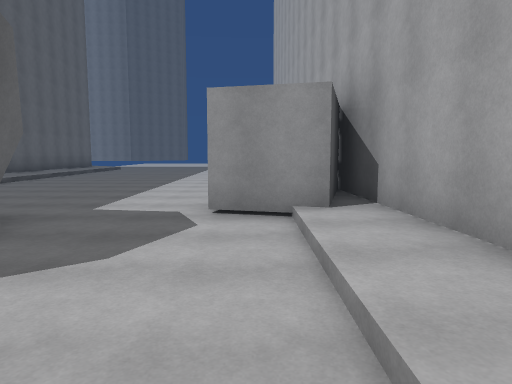
[1] (above)

14 first-person views from a walk through a scene from a Unity 3-D project. The camera is 1.5 m above the floor, tilts 6° down and sees 70° across. The floor is counted in squares, 2 m on a side. Each view is taken from the middle of a square. On the plan, view 1 faces up. The plan holds only what a view shows up to about 11 squares ahead; the rest is blank. The place goes on beyond the plan. The player character is not drawn.

[2]
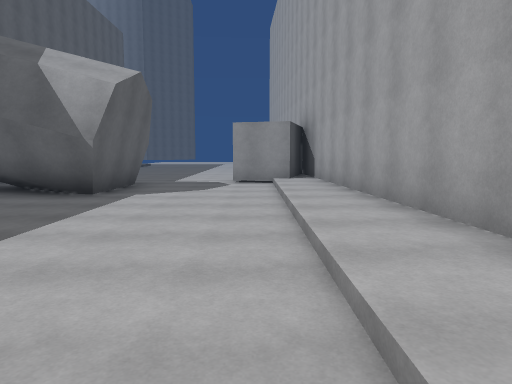

[3]
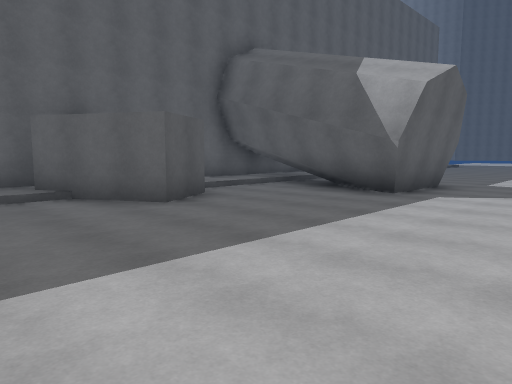

[4]
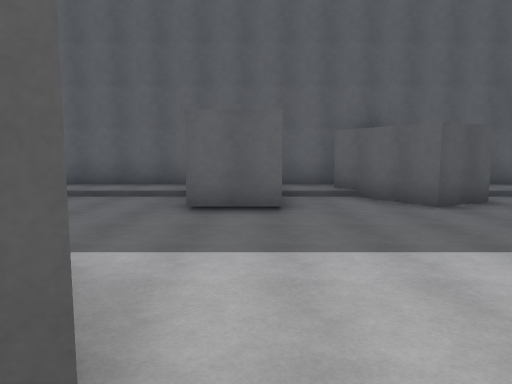

[5]
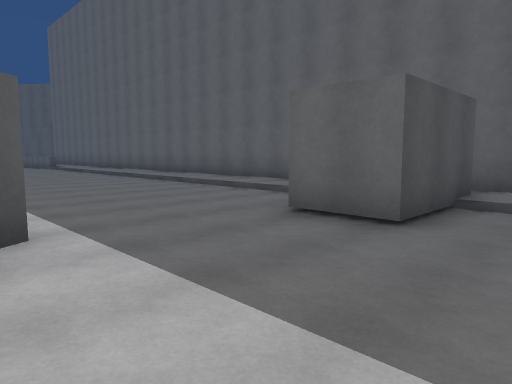

[6]
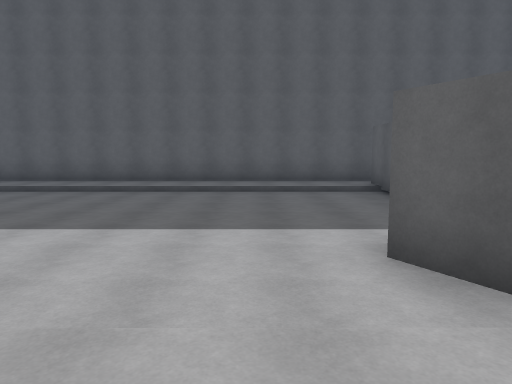

[7]
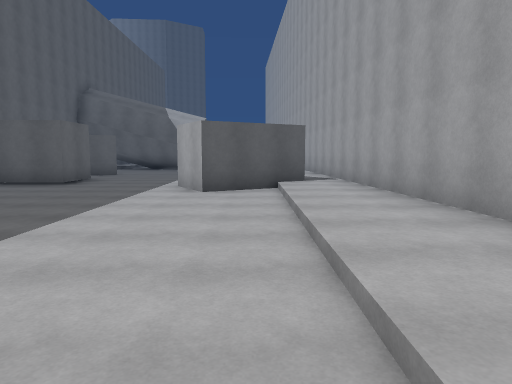

[8]
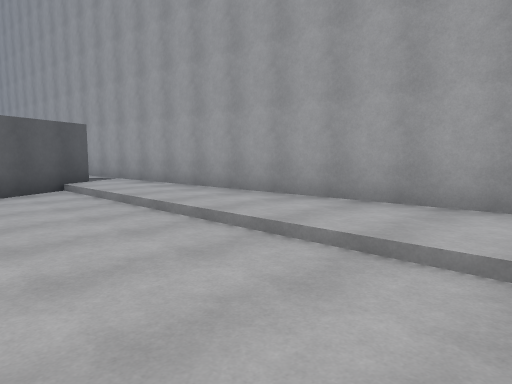

[9]
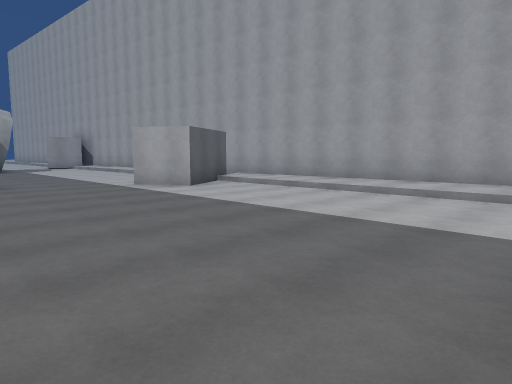

[10]
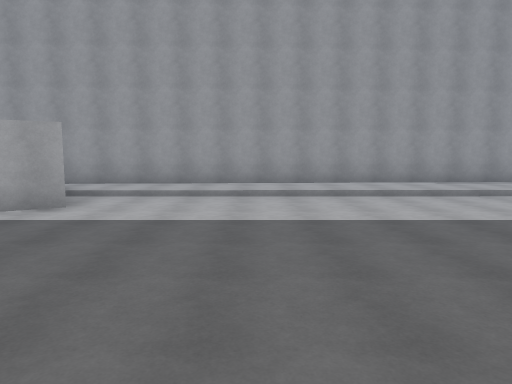

[11]
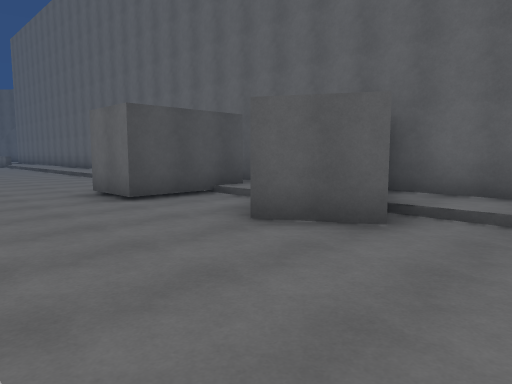

[12]
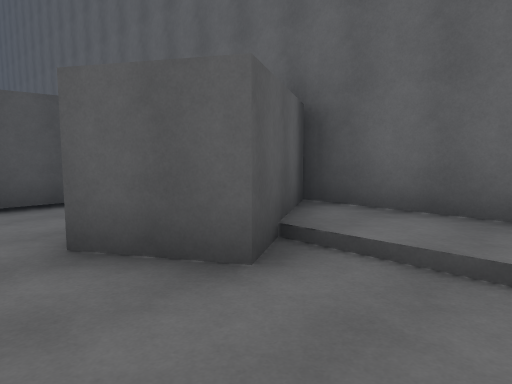

[13]
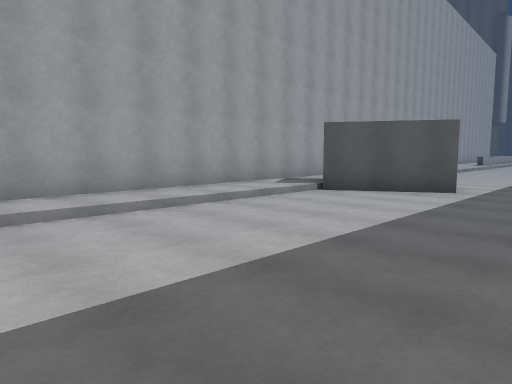

[14]
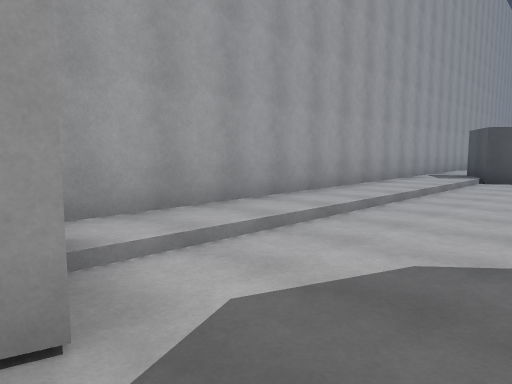

### Floor plan
Key: @ floor where view 1 was taken; # wall or solid block; . main floor; : floor 0.25 m higher than the main floor.
Columns run from 8 left of view 1 to 3 right of it. Each row starts with its distance up from view 1.
 11  :.....
 10  :......
  9   ......
  8   ......
  7    .....
  6     .... ##
  5     ....###
  4      #...:#
  3 ###  #...:#
  2 ######...:#
  1 #:.......:#
  0 #:......@:#
 -1 #:#......:#
 -2 ####.....:#
 -3 ##.......:#
 -4 #:.......:#
 -5 ####.....:#
 -6 ####...####
 -7 #:.....##:#
 -8 #:.......:##
 -9 #:.......::#
-10 #:.......::#
-11 #:.......::#
-12 #:.......::#
-13 #:.......::#
-14 #:.......::#
-15 #:.......::#

Where each view was taken, in squares from view 1:
view 1: 0 up, 0 right, facing up
view 2: 5 down, 0 right, facing up
view 3: 5 down, 0 right, facing up-left
view 4: 5 down, 1 right, facing left
view 5: 3 down, 1 left, facing down-left
view 6: 9 down, 2 right, facing left
view 7: 15 down, 0 right, facing up
view 8: 15 down, 2 left, facing up-right
view 9: 15 down, 6 left, facing up-right
view 10: 11 down, 7 left, facing right
view 11: 1 up, 2 left, facing down-left
view 12: 1 up, 4 left, facing down-left
view 13: 1 up, 4 left, facing down-right
view 14: 5 up, 2 left, facing down-right
